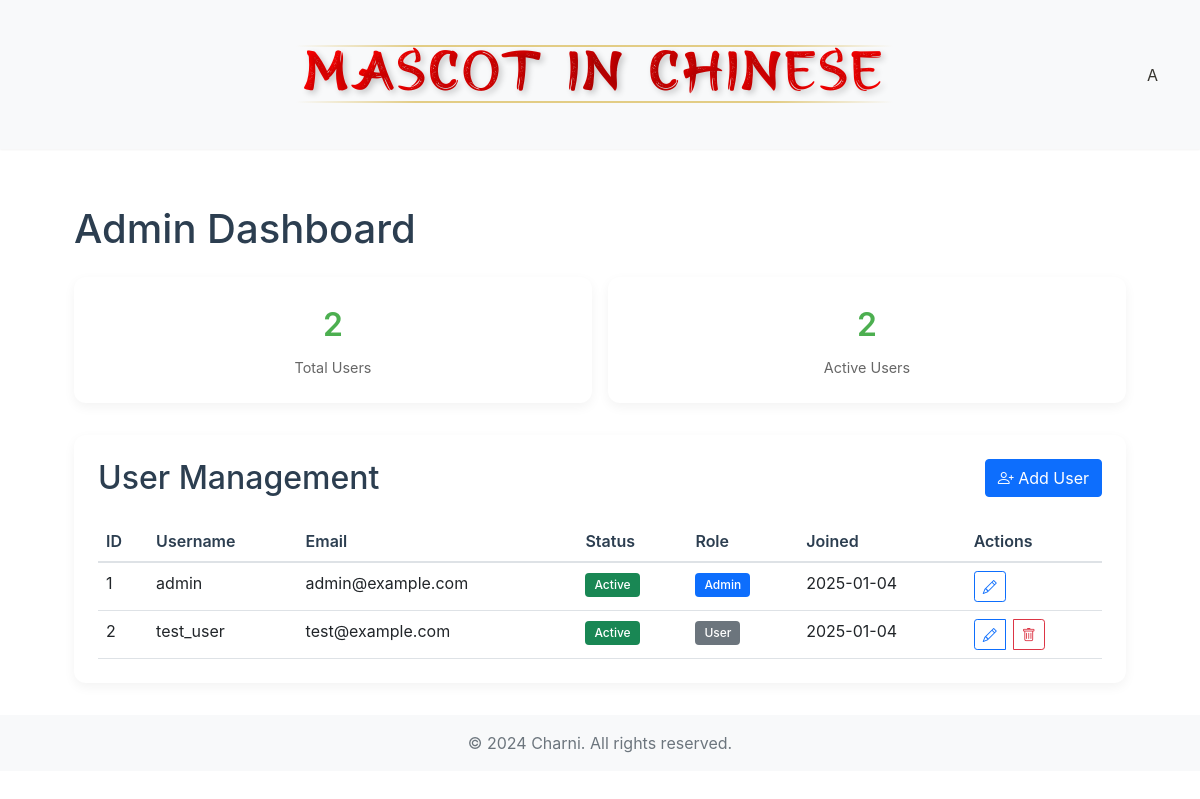
The page /admin (signed in) on the database its author committed.
### models.py (models this page shows, shortened)
class User(UserMixin, db.Model):
    id = db.Column(db.Integer, primary_key=True)
    email = db.Column(db.String(120), unique=True, nullable=False)
    username = db.Column(db.String(80), unique=True, nullable=False)
    password_hash = db.Column(db.String(256), nullable=False)
    created_at = db.Column(db.DateTime, default=datetime.utcnow)
    last_login = db.Column(db.DateTime, default=datetime.utcnow)
    is_active = db.Column(db.Boolean, default=True)
    is_admin = db.Column(db.Boolean, default=False)
    email_verified = db.Column(db.Boolean, default=False)
    email_verification_sent_at = db.Column(db.DateTime)
    progress = db.relationship('UserProgress', backref='user', lazy=True)
    daily_goal = db.Column(db.Integer, default=30)
    difficulty = db.Column(db.String(20), default='beginner')
    show_pinyin = db.Column(db.Boolean, default=True)
    daily_reminder = db.Column(db.Boolean, default=True)
    achievement_notification = db.Column(db.Boolean, default=True)
    email_updates = db.Column(db.Boolean, default=True)

### app.py (the view)
@app.route('/admin')
@login_required
@admin_required
def admin_dashboard():
    users = User.query.all()
    return render_template('admin/dashboard.html', users=users)

### app.py (called while the page is built)
@login_manager.user_loader
def load_user(user_id):
    return User.query.get(int(user_id))

def admin_required(f):
    @wraps(f)
    def decorated_function(*args, **kwargs):
        if not current_user.is_authenticated or not current_user.is_admin:
            abort(403)  # Forbidden
        return f(*args, **kwargs)
    return decorated_function

### templates/admin/dashboard.html (shortened to what this page needs)
{% extends "base.html" %}
{% block content %}
<div class="admin-container">
    <div class="admin-header">
        <h1>Admin Dashboard</h1>
        <div class="admin-stats">
            <div class="stat-card">
                <div class="stat-value">{{ users|length }}</div>
                <div class="stat-label">Total Users</div>
            </div>
            <div class="stat-card">
                <div class="stat-value">{{ users|selectattr('is_active', 'eq', true)|list|length }}</div>
                <div class="stat-label">Active Users</div>
            </div>
        </div>
    </div>
    <div class="admin-content">
        <div class="admin-section">
            <div class="section-header">
                <h2>User Management</h2>
                <button class="btn btn-primary" onclick="location.href='{{ url_for('register') }}'">
                    <i class="bi bi-person-plus"></i> Add User
                </button>
            </div>
            <div class="table-responsive">
                <table class="table">
                    <thead>
                        <tr>
                            <th>ID</th>
                            <th>Username</th>
                            <th>Email</th>
                            <th>Status</th>
                            <th>Role</th>
                            <th>Joined</th>
                            <th>Actions</th>
                        </tr>
                    </thead>
                    <tbody>
                        {% for user in users %}
                        <tr>
                            <td>{{ user.id }}</td>
                            <td>{{ user.username }}</td>
                            <td>{{ user.email }}</td>
                            <td>
                                <span class="badge {% if user.is_active %}bg-success{% else %}bg-danger{% endif %}">
                                    {{ 'Active' if user.is_active else 'Inactive' }}
                                </span>
                            </td>
                            <td>
                                <span class="badge {% if user.is_admin %}bg-primary{% else %}bg-secondary{% endif %}">
                                    {{ 'Admin' if user.is_admin else 'User' }}
                                </span>
                            </td>
                            <td>{{ user.created_at.strftime('%Y-%m-%d') }}</td>
                            <td>
                                <div class="btn-group">
                                    <button class="btn btn-sm btn-outline-primary" onclick="editUser({{ user.id }})">
                                        <i class="bi bi-pencil"></i>
                                    </button>
                                    {% if not user.is_admin %}
                                    <button class="btn btn-sm btn-outline-danger" onclick="deleteUser({{ user.id }})">
                                        <i class="bi bi-trash"></i>
                                    </button>
                                    {% endif %}
                                </div>
                            </td>
                        </tr>
                        {% endfor %}
                    </tbody>
                </table>
            </div>
        </div>
    </div>
</div>
{% endblock %}

### templates/base.html (shortened to what this page needs)
<!DOCTYPE html>
<html lang="en">
<head>
    <link href="https://cdn.jsdelivr.net/npm/bootstrap@5.1.3/dist/css/bootstrap.min.css" rel="stylesheet">
    <link href="https://cdn.jsdelivr.net/npm/bootstrap-icons@1.8.1/font/bootstrap-icons.css" rel="stylesheet">
    <link rel="stylesheet" href="{{ url_for('static', filename='css/style.css') }}">
    <link rel="stylesheet" href="{{ url_for('static', filename='css/lesson.css') }}">
    <link rel="stylesheet" href="{{ url_for('static', filename='css/map.css') }}">
    <link rel="stylesheet" href="{{ url_for('static', filename='css/notion-theme.css') }}">
</head>
<body>
    <nav class="navbar navbar-expand-lg navbar-light bg-light">
        <div class="container">
            <div class="logo-text mx-auto">
                <a href="{{ url_for('lesson_map') }}" class="logo-link">
                    <span class="logo-title">MASCOT IN CHINESE</span>
                </a>
            </div>
            <div class="nav-auth">
                {% if current_user.is_authenticated %}
                    <div class="dropdown">
                        <div class="profile-icon" data-bs-toggle="dropdown">
                            <span class="profile-initial">{{ current_user.username[0]|upper }}</span>
                        </div>
                    </div>
                {% else %}
                    <a href="{{ url_for('login') }}" class="nav-link">Login</a>
                    <a href="{{ url_for('register') }}" class="nav-link">Register</a>
                {% endif %}
            </div>
        </div>
    </nav>
    <main class="container mt-4">
        {% block content %}{% endblock %}
    </main>
    <footer class="footer mt-auto py-3 bg-light">
        <div class="container text-center">
            <span class="text-muted">© 2024 Charni. All rights reserved.</span>
        </div>
    </footer>
</body>
</html>

### static/css/style.css (style rules this page uses)
.logo-text { display: flex; flex-direction: column; }
.logo-title { font-family: 'Hiromisake', serif; font-size: 3rem; font-weight: normal; background: linear-gradient(120deg, #d4af37 0%, #9e2a2b 50%, #d4af37 100% ); -webkit-background-clip: text; -webkit-text-fill-color: transparent; text-shadow: 3px 3px 6px rgba(0,0,0,0.2), 0 0 12px rgba(212, 175, 55, 0.3); letter-spacing: 4px; line-height: 1.3; position: relative; padding: 0.3rem 0; transform: scale(1, 1.1); }
.logo-title::before, .logo-title::after { content: ''; position: absolute; left: -8px; right: -8px; height: 2px; background: linear-gradient(90deg, transparent 0%, #d4af37 20%, #d4af37 80%, transparent 100% ); opacity: 0.6; }
.logo-title::before { top: 0; }
.logo-title::after { bottom: 0; }

### static/css/lesson.css (style rules this page uses)
:root { --notion-bg: #ffffff; --notion-text: #37352f; --notion-gray: #9b9a97; --notion-brown: #64473a; --notion-orange: #d9730d; --notion-yellow: #dfab01; --notion-blue: #0b6e99; --notion-purple: #6940a5; --notion-pink: #ad1a72; --notion-red: #e03e3e; --notion-border: rgba(55, 53, 47, 0.09); --notion-hover: rgba(55, 53, 47, 0.08); --notion-shadow: rgba(15, 15, 15, 0.05); --sidebar-width: 280px; --notion-primary: #2383E2; --notion-hover-bg: rgba(55, 53, 47, 0.08); --notion-text-hover: rgba(55, 53, 47, 0.7); }
body { background: var(--notion-bg); color: var(--notion-text); font-family: 'Inter', -apple-system, BlinkMacSystemFont, sans-serif; line-height: 1.5; margin: 0; }
.section-header { margin-bottom: 1.5rem; }
.logo-text { display: flex; flex-direction: column; }
.logo-title { font-family: 'Ming Imperial', cursive; font-size: 1.8rem; color: var(--notion-text); background: linear-gradient(45deg, #e60012, #ff1a1a); -webkit-background-clip: text; -webkit-text-fill-color: transparent; }

### static/css/map.css (style rules this page uses)
:root { --primary-color: #e60012; --secondary-color: #ffd700; --jade-color: #00a86b; --background-color: #fff9f0; --text-color: #2c3e50; --shadow-color: rgba(0, 0, 0, 0.1); --border-width: 3px; }

### static/css/notion-theme.css (style rules this page uses)
:root { --notion-white: #ffffff; --notion-red: #e60012; --notion-red-light: rgba(230, 0, 18, 0.1); --notion-red-hover: rgba(230, 0, 18, 0.05); --notion-text-default: #37352f; --notion-text-gray: #787774; --notion-text-light: #a3a29e; --notion-bg-default: #ffffff; --notion-bg-gray: #f7f6f3; --notion-bg-hover: #efefef; --notion-border: rgba(55, 53, 47, 0.09); --notion-shadow: rgba(15, 15, 15, 0.05); --notion-hover-bg: rgba(55, 53, 47, 0.08); --notion-click-bg: rgba(55, 53, 47, 0.16); --notion-success: #2ecc71; --notion-warning: #f1c40f; --notion-error: #e74c3c; }
body { color: var(--notion-text-default); background: var(--notion-bg-default); font-family: -apple-system, BlinkMacSystemFont, "Segoe UI", Helvetica, "Apple Color Emoji", Arial, sans-serif, "Segoe UI Emoji", "Segoe UI Symbol"; line-height: 1.5; -webkit-font-smoothing: antialiased; }

### templates/admin/dashboard.html (style rules this page uses)
.admin-container { max-width: 1400px; margin: 0 auto; padding: 2rem; }
.admin-header { margin-bottom: 2rem; }
.admin-header h1 { color: #2c3e50; margin-bottom: 1.5rem; }
.admin-stats { display: grid; grid-template-columns: repeat(auto-fit, minmax(200px, 1fr)); gap: 1rem; margin-bottom: 2rem; }
.stat-card { background: white; padding: 1.5rem; border-radius: 12px; box-shadow: 0 4px 12px rgba(0,0,0,0.05); text-align: center; }
.stat-value { font-size: 2rem; font-weight: 600; color: #4CAF50; margin-bottom: 0.5rem; }
.stat-label { color: #666; font-size: 0.9rem; }
.admin-section { background: white; border-radius: 12px; padding: 1.5rem; box-shadow: 0 4px 12px rgba(0,0,0,0.05); }
.section-header { display: flex; justify-content: space-between; align-items: center; margin-bottom: 1.5rem; }
.section-header h2 { margin: 0; color: #2c3e50; }
.table { margin-bottom: 0; }
.table th { font-weight: 600; color: #2c3e50; border-bottom-width: 2px; }
.badge { padding: 0.5em 0.75em; font-weight: 500; }
.btn-group { gap: 0.5rem; }
.btn-sm { padding: 0.25rem 0.5rem; }

### rows shown on the page
User: username "A", id "1", username "admin", email "admin@example.com", is_active "Active", is_admin "Admin", created_at "2025-01-04"
User: id "2", username "test_user", email "test@example.com", is_active "Active", is_admin "User", created_at "2025-01-04"

### other values the page prints
{{ users|length }} "2"
{{ users|selectattr('is_active', 'eq', true)|list|length }} "2"
